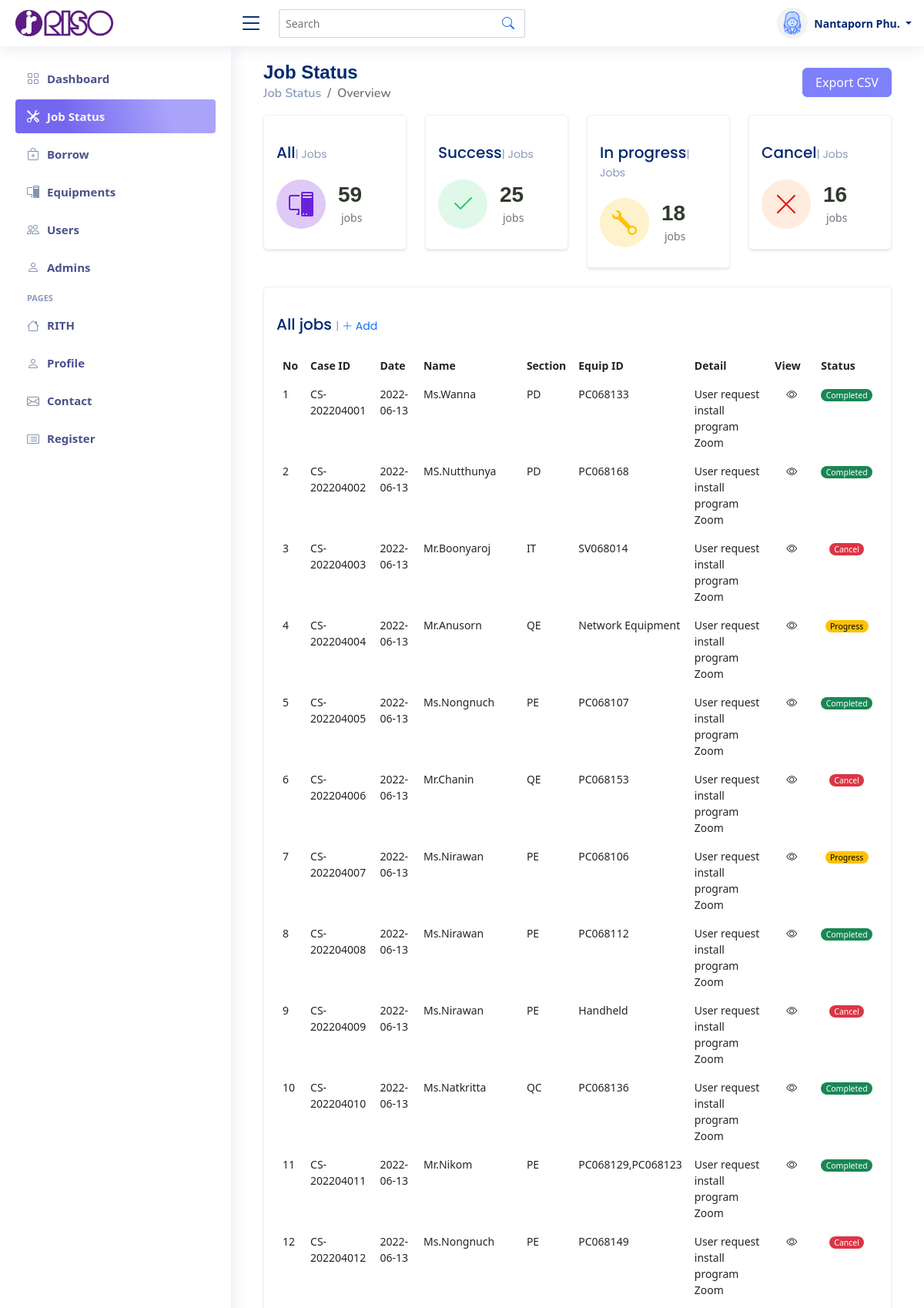
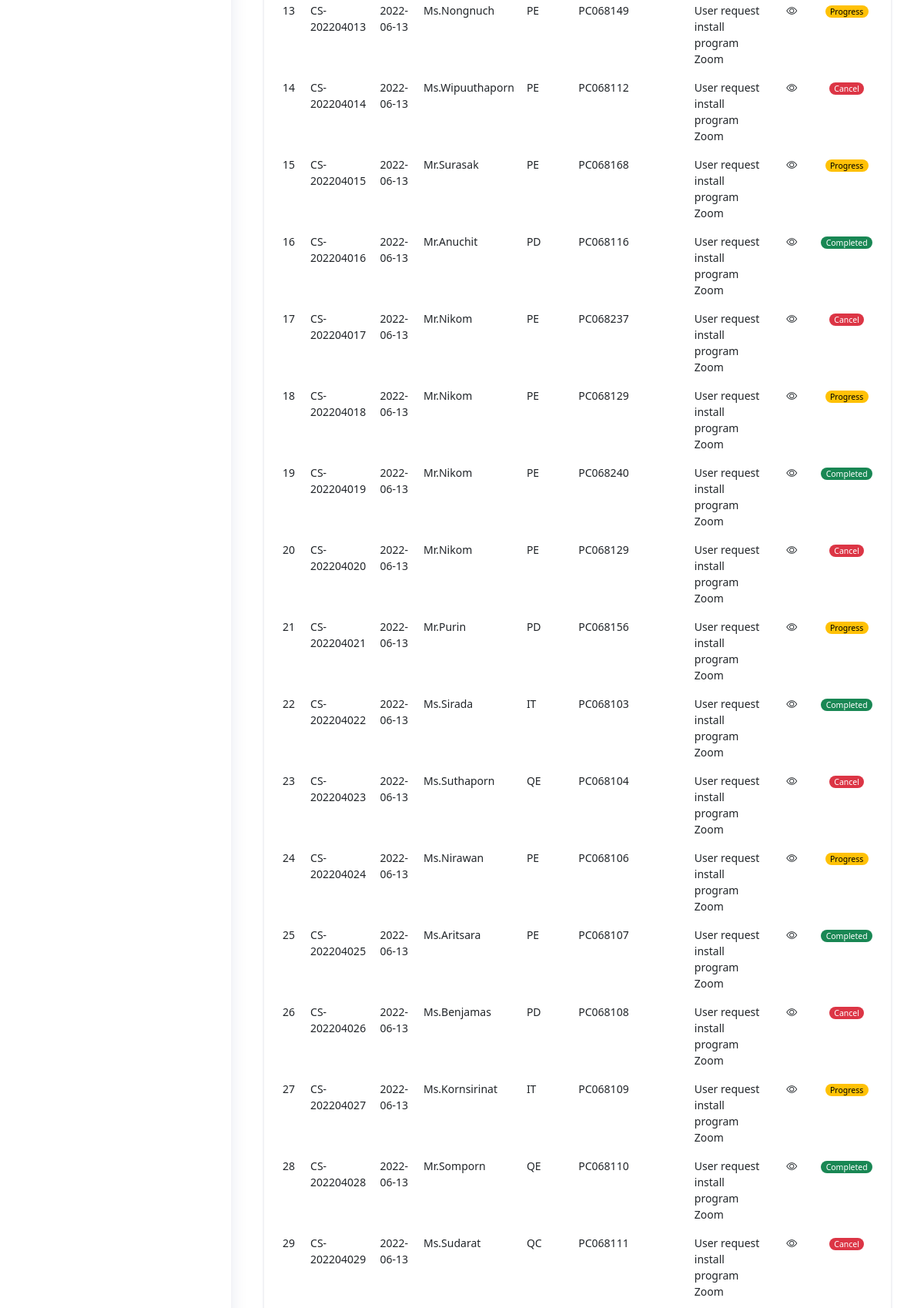
/admin/case_tbl.php (signed in, upper part), run on the app's committed database (2 pictures, top to bottom).
### tables this page shows
CREATE TABLE `rith_jobcase` (
  `job_id` varchar(50) NOT NULL,
  `job_date` date DEFAULT NULL,
  `user_name` varchar(50) DEFAULT NULL,
  `user_lastname` varchar(50) DEFAULT NULL,
  `user_sec` varchar(10) DEFAULT NULL,
  `user_mail` varchar(255) DEFAULT NULL,
  `item_name` varchar(50) DEFAULT NULL,
  `item_ass` varchar(50) DEFAULT NULL,
  `job_cat` varchar(20) DEFAULT NULL,
  `job_detail` varchar(255) DEFAULT NULL,
  `job_charger` varchar(50) DEFAULT NULL,
  `job_img` varchar(55) DEFAULT NULL,
  `chk_re` varchar(255) DEFAULT NULL,
  `re_de1` varchar(50) DEFAULT NULL,
  `re_date1` varchar(10) DEFAULT NULL,
  `re_de2` varchar(50) DEFAULT NULL,
  `re_date2` varchar(10) DEFAULT NULL,
  `job_status` varchar(25) DEFAULT 'Progress',
  `re_date3` date DEFAULT NULL,
  `re_com` varchar(255) DEFAULT NULL
);

### admin/case_tbl.php (the view, shortened to what the rows shown need)
<?php
include_once('../config/function.php');
?>
<!DOCTYPE html>
<html lang="en">
<head>
    <link href="../assets/vendor/bootstrap/css/bootstrap.min.css" rel="stylesheet">
    <link href="../assets/vendor/bootstrap-icons/bootstrap-icons.css" rel="stylesheet">
    <link href="../assets/vendor/boxicons/css/boxicons.min.css" rel="stylesheet">
    <link href="../assets/vendor/quill/quill.snow.css" rel="stylesheet">
    <link href="../assets/vendor/quill/quill.bubble.css" rel="stylesheet">
    <link href="../assets/vendor/remixicon/remixicon.css" rel="stylesheet">
    <link href="../assets/vendor/simple-datatables/style.css" rel="stylesheet">
    <link href="https://cdn.jsdelivr.net/npm/bootstrap@5.2.3/dist/css/bootstrap.min.css" rel="stylesheet">
    <link href="../assets/css/style.css" rel="stylesheet">
</head>
<body>
    <main id="main" class="main">
        <div class="container">
            <div class="row justify-content-center align-item-center">
                <div class="col-lg-12 col-md-12 ">
                    <div class="row justify-content-between">
                        <div class="col-10 ">
                            <div class="pagetitle">
                                <h1>Job Status</h1>
                            </div>
                        </div>
                    </div>
                </div>
            </div>
            <section class="section dashboard">
                <div class="row">
                    <div class="col-12">
                        <div class="row">
                            <div class="col-xxl-3 col-xl-3">
                                <div class="card info-card users-card">
                                </div>
                            </div>
                            <div class="col-xxl-3 col-xl-3">
                                <div class="card info-card equips-card">
                                </div>
                            </div>
                            <div class="col-xxl-3 col-xl-3">
                                <div class="card info-card jobs-card">
                                </div>
                            </div>
                            <div class="col-xxl-3 col-xl-3">
                                <div class="card info-card cancel-card">
                                </div>
                            </div>
                            <div class="col-12">
                                <div class="card recent-sales overflow-auto">
                                    <div class="card-body">
                                        <h5 class="card-title">All jobs </h5>
                                        <table class="table table-borderless datatable">
                                            <thead>
                                                <tr>
                                                    <th scope="col" class="th1">No</th>
                                                    <th scope="col" class="th2">Case ID</th>
                                                    <th scope="co1" class="th2">Date</th>
                                                    <th scope="col" class="th3">Name</th>
                                                    <th scope="col" class="th4">Section</th>
                                                    <th scope="col" class="th5">Equip ID</th>
                                                    <th scope="col" class="th6">Detail</th>
                                                    <th scope="col" class="th7">View</th>
                                                    <th scope="col" class="th8">Status</th>
                                                </tr>
                                            </thead>
                                            <tbody>
                                                <tr>
                                                    <?php
                                                    include_once('..\config\function.php');
                                                    $fetchdata = new DB_CON();
                                                    $sql = $fetchdata->fetchdata_jobs();
                                                    $order = 1;
                                                    while ($row = mysqli_fetch_assoc($sql)) {
                                                    ?>
                                                        <td class="column1"><?php echo $order++; ?></td>
                                                        <td class="column2">
                                                            <?php echo $row['job_id']; ?>
                                                        </td>
                                                        <td class="column2">
                                                            <?php echo $row['job_date']; ?>
                                                        </td>
                                                        <td class="column3">
                                                            <?php echo $row['user_name']; ?>
                                                        </td>
                                                        <td class="column4">
                                                            <?php echo $row['user_sec']; ?>
                                                        </td>
                                                        <td class="column5">
                                                            <?php echo $row['item_name']; ?>
                                                        </td>
                                                        <td class="column6">
                                                            <?php echo $row['job_detail']; ?>
                                                        </td>
                                                        <td class="column7">
                                                            <a type="button" data-bs-toggle="modal" data-bs-target="#staticBackdrop<?php echo $row['job_id'] ?>"><i class="bi bi-eye"></i></a>
                                                        </td>
                                                        <td class="column8">
                                                            <?php
                                                            if ($row['job_status'] == 'Completed') {
                                                                echo '<span class="badge rounded-pill text-bg-success">Completed</span>';
                                                            } elseif ($row['job_status'] == 'Cancel') {
                                                                echo '<span class="badge rounded-pill text-bg-danger">Cancel</span>';
                                                            } else {
                                                                echo '<span class="badge rounded-pill text-bg-warning">Progress</span>';
                                                            } ?>
                                                        </td>
                                    </div>
                                    </tr> <?php } ?>
    </main>
</body>
</html>

### data on the page
rith_jobcase: job_id "CS-202204001", job_date "2022-06-13", user_name "Ms.Wanna", user_sec "PD", item_name "PC068133", job_detail "User request install program Zoom", job_status "Completed"
rith_jobcase: job_id "CS-202204002", job_date "2022-06-13", user_name "MS.Nutthunya", user_sec "PD", item_name "PC068168", job_detail "User request install program Zoom", job_status "Completed"
rith_jobcase: job_id "CS-202204003", job_date "2022-06-13", user_name "Mr.Boonyaroj", user_sec "IT", item_name "SV068014", job_detail "User request install program Zoom", job_status "Cancel"
rith_jobcase: job_id "CS-202204004", job_date "2022-06-13", user_name "Mr.Anusorn", user_sec "QE", item_name "Network Equipment", job_detail "User request install program Zoom", job_status "Progress"
rith_jobcase: job_id "CS-202204005", job_date "2022-06-13", user_name "Ms.Nongnuch", user_sec "PE", item_name "PC068107", job_detail "User request install program Zoom", job_status "Completed"
rith_jobcase: job_id "CS-202204006", job_date "2022-06-13", user_name "Mr.Chanin", user_sec "QE", item_name "PC068153", job_detail "User request install program Zoom", job_status "Cancel"
rith_jobcase: job_id "CS-202204007", job_date "2022-06-13", user_name "Ms.Nirawan", user_sec "PE", item_name "PC068106", job_detail "User request install program Zoom", job_status "Progress"
rith_jobcase: job_id "CS-202204008", job_date "2022-06-13", user_name "Ms.Nirawan", user_sec "PE", item_name "PC068112", job_detail "User request install program Zoom", job_status "Completed"
rith_jobcase: job_id "CS-202204009", job_date "2022-06-13", user_name "Ms.Nirawan", user_sec "PE", item_name "Handheld", job_detail "User request install program Zoom", job_status "Cancel"
rith_jobcase: job_id "CS-202204010", job_date "2022-06-13", user_name "Ms.Natkritta", user_sec "QC", item_name "PC068136", job_detail "User request install program Zoom", job_status "Completed"
rith_jobcase: job_id "CS-202204011", job_date "2022-06-13", user_name "Mr.Nikom", user_sec "PE", item_name "PC068129,PC068123", job_detail "User request install program Zoom", job_status "Completed"
rith_jobcase: job_id "CS-202204012", job_date "2022-06-13", user_name "Ms.Nongnuch", user_sec "PE", item_name "PC068149", job_detail "User request install program Zoom", job_status "Cancel"
rith_jobcase: job_id "CS-202204013", job_date "2022-06-13", user_name "Ms.Nongnuch", user_sec "PE", item_name "PC068149", job_detail "User request install program Zoom", job_status "Progress"
rith_jobcase: job_id "CS-202204014", job_date "2022-06-13", user_name "Ms.Wipuuthaporn", user_sec "PE", item_name "PC068112", job_detail "User request install program Zoom", job_status "Cancel"
rith_jobcase: job_id "CS-202204015", job_date "2022-06-13", user_name "Mr.Surasak", user_sec "PE", item_name "PC068168", job_detail "User request install program Zoom", job_status "Progress"
rith_jobcase: job_id "CS-202204016", job_date "2022-06-13", user_name "Mr.Anuchit", user_sec "PD", item_name "PC068116", job_detail "User request install program Zoom", job_status "Completed"
rith_jobcase: job_id "CS-202204017", job_date "2022-06-13", user_name "Mr.Nikom", user_sec "PE", item_name "PC068237", job_detail "User request install program Zoom", job_status "Cancel"
rith_jobcase: job_id "CS-202204018", job_date "2022-06-13", user_name "Mr.Nikom", user_sec "PE", item_name "PC068129", job_detail "User request install program Zoom", job_status "Progress"
rith_jobcase: job_id "CS-202204019", job_date "2022-06-13", user_name "Mr.Nikom", user_sec "PE", item_name "PC068240", job_detail "User request install program Zoom", job_status "Completed"
rith_jobcase: job_id "CS-202204020", job_date "2022-06-13", user_name "Mr.Nikom", user_sec "PE", item_name "PC068129", job_detail "User request install program Zoom", job_status "Cancel"
rith_jobcase: job_id "CS-202204021", job_date "2022-06-13", user_name "Mr.Purin", user_sec "PD", item_name "PC068156", job_detail "User request install program Zoom", job_status "Progress"
rith_jobcase: job_id "CS-202204022", job_date "2022-06-13", user_name "Ms.Sirada", user_sec "IT", item_name "PC068103", job_detail "User request install program Zoom", job_status "Completed"
rith_jobcase: job_id "CS-202204023", job_date "2022-06-13", user_name "Ms.Suthaporn", user_sec "QE", item_name "PC068104", job_detail "User request install program Zoom", job_status "Cancel"
rith_jobcase: job_id "CS-202204024", job_date "2022-06-13", user_name "Ms.Nirawan", user_sec "PE", item_name "PC068106", job_detail "User request install program Zoom", job_status "Progress"
rith_jobcase: job_id "CS-202204025", job_date "2022-06-13", user_name "Ms.Aritsara", user_sec "PE", item_name "PC068107", job_detail "User request install program Zoom", job_status "Completed"
rith_jobcase: job_id "CS-202204026", job_date "2022-06-13", user_name "Ms.Benjamas", user_sec "PD", item_name "PC068108", job_detail "User request install program Zoom", job_status "Cancel"
rith_jobcase: job_id "CS-202204027", job_date "2022-06-13", user_name "Ms.Kornsirinat", user_sec "IT", item_name "PC068109", job_detail "User request install program Zoom", job_status "Progress"
rith_jobcase: job_id "CS-202204028", job_date "2022-06-13", user_name "Mr.Somporn", user_sec "QE", item_name "PC068110", job_detail "User request install program Zoom", job_status "Completed"
rith_jobcase: job_id "CS-202204029", job_date "2022-06-13", user_name "Ms.Sudarat", user_sec "QC", item_name "PC068111", job_detail "User request install program Zoom", job_status "Cancel"

### other printed values
$_SESSION['name'] "Nantaporn"
$_SESSION['lname'] "Phu."
$total['total'] "59"
$success['Completed'] "25"
$fixing['fixing'] "18"
$cancel['cancel'] "16"
